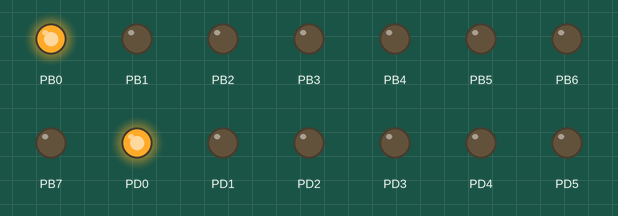
The program below on a simulated ATmega8, built with avr-gcc and emulated at 12 MHz. Parts: output pins drawn as LEDs (lit = HIGH).

Above: at 0.06 s.
At 0.78 s:
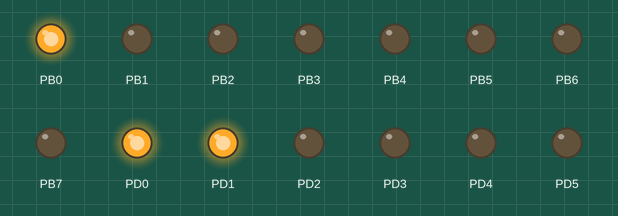
At 2.1 s:
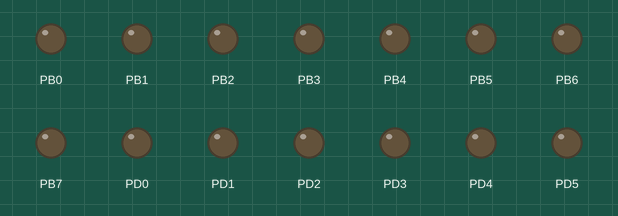
At 4.26 s:
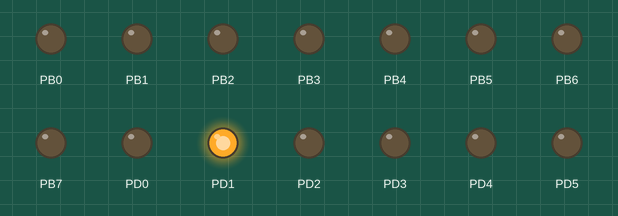
Timing chart, 0 to 4.6 s (numbered marks = the images above):
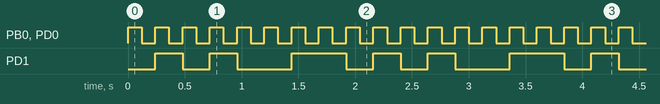

The program:

main.c
```c
/*
 * main.c - PoormanSignalGen(erator)
 *   To test my soft SPI I need some sample of signals, nothing fancy.
 *   I don't have a signal generator so this will do. Reusing my testboard for USB development, so it's a mega8a at 12Mhz.
 *
 *  Created on: Feb 3, 2024
 *      Author: alan
 */


//for delay.h >> defined in the compilation symbols
//#define F_CPU 12000000L

#include <stdlib.h>

//System includes
#include <avr/io.h>
#include <util/delay.h>
#include <avr/cpufunc.h>


#define DELAYMS 		120

/************************************************************************/
/* Setup                                                                */
/************************************************************************/
void mainSetup() {
	//all out
	DDRB = 0xff;
	DDRD = 0xff;
}

/************************************************************************/
/* Main                                                                 */
/************************************************************************/
int main(void) {
	//Setup!
	mainSetup();

	uint8_t b = 0xCA; //b11001010
	uint8_t mask = 0;

    while(1) {
    	//PORTB is led, PORTD is data
    	//light up
    	PORTB |= 0x01;

    	//put data on "MOSI" D1 (LSB first)
    	PORTD &= ~0x02;
    	PORTD |= ((b >> mask) & 0x01) << 1;

    	//Just in case, adding some time delay to be sure signal stabilizes (most likely useless)
    	_NOP();
    	_NOP();
    	_NOP();
    	_NOP();
    	_NOP();

    	//Clock UP D0
    	PORTD |= 0x01;

		_delay_ms(DELAYMS);
		//-------------------------------------------------------

		//led off
    	PORTB &= ~0x01;

    	//Clock DOWN D0
    	PORTD &= ~0x01;

    	//next bit
    	mask ++;
    	if (mask >= 8){
    		mask = 0;
    	}

		_delay_ms(DELAYMS);

    }
}
```

Measured:
- by itself, PB0, PD0: alternates HIGH for 0.12 s and LOW for 0.12 s
- by itself, PD1: repeats every 1.9 s: LOW 0.24 s, HIGH 0.24 s, LOW 0.48 s, HIGH 0.48 s, LOW 0.24 s, HIGH 0.24 s
